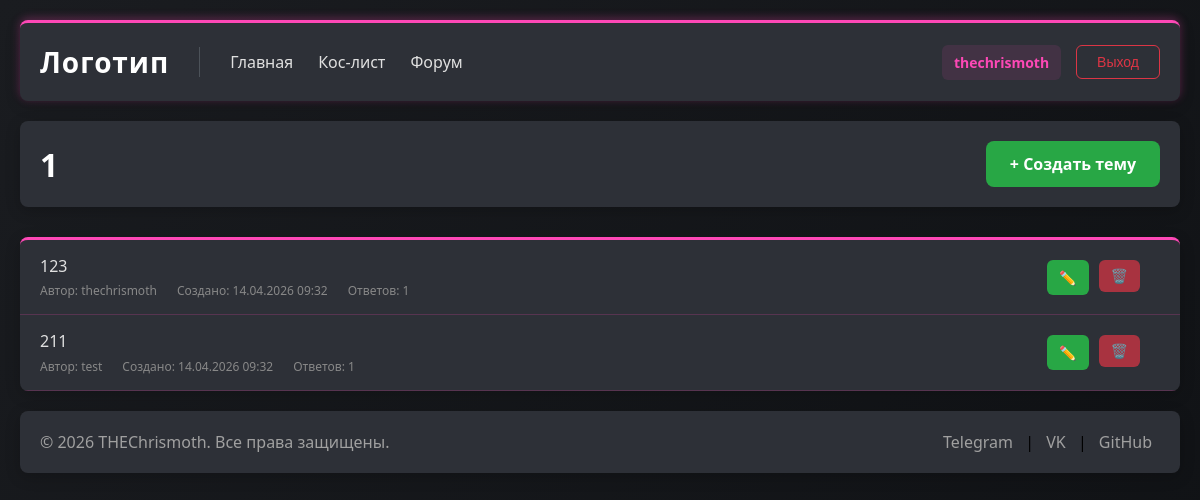
The app's page /subcategory/1/ (signed in) with its own data.
### forum/models.py (models this page shows, shortened)
class SubCategory(models.Model):
    title = models.CharField('Название подкатегории', max_length=100)
    slug = models.SlugField(unique=True)
    category = models.ForeignKey(
        Category,
        on_delete=models.CASCADE,
        related_name='subcategories',
        verbose_name='Категория'
    )
    require_auth = models.BooleanField(
        'Только для авторизованных',
        default=False,
        help_text='Если включено, подкатегорию видят только авторизованные пользователи'
    )
    view_groups = models.ManyToManyField(
        Group,
        blank=True,
        verbose_name='Группы с доступом',
        help_text='Оставьте пустым для доступа всем пользователям (с учетом require_auth)'
    )
    class Meta:
        verbose_name = 'Подкатегорию'
        verbose_name_plural = 'Подкатегории'
        ordering = ['category', 'title']
    def is_visible_to_user(self, user):
        if not self.category.is_visible_to_user(user):
            return False
        if user.is_superuser:
            return True

class Topic(models.Model):
    title = models.CharField('Название темы', max_length=100)
    slug = models.SlugField(unique=True, blank=True)
    author = models.ForeignKey(User, on_delete=models.CASCADE, related_name='topics')
    created_at = models.DateTimeField(auto_now_add=True)
    updated_at = models.DateTimeField(auto_now=True)
    subcategory = models.ForeignKey(
        SubCategory,
        on_delete=models.CASCADE,
        related_name='topics',
        verbose_name='Подкатегории'
    )
    class Meta:
        ordering = ['-updated_at']
        verbose_name = 'Тему'
        verbose_name_plural = 'Темы'

### forum/views.py (the view)
# urls.py: path('subcategory/<slug:slug>/', views.subcategory_detail, name='subcategory_detail'),
def subcategory_detail(request, slug):
    subcategory = get_object_or_404(SubCategory, slug=slug)
    if not subcategory.is_visible_to_user(request.user):
        raise PermissionDenied("У вас нет доступа к этой подкатегории")
    context = {'subcategory': subcategory}
    return render(request, 'forum/subcategory_detail.html', context)

### forum/models.py (called while the page is built, shortened)
    def is_visible_to_user(self, user):
        if user.is_superuser:
            return True

### templates/forum/subcategory_detail.html (shortened to what this page needs)
{% extends 'base.html' %}
{% load static %}
{% block extra_css %}
    <link rel="stylesheet" href="{% static 'forum/css/subcategory.css' %}">
{% endblock %}
{% block content %}
<div class="subcategory-forum-container">
    <div class="subcategory-header">
        <h1 class="subcategory-title-main">{{ subcategory.title }}</h1>
        <a href="{% url 'topic_create' slug=subcategory.slug %}" class="btn-create-topic">+ Создать тему</a>
    </div>
    <div class="topics-block">
        <div class="topics-container">
            {% if subcategory.topics.all %}
                <ul class="topics-list">
                    {% for topic in subcategory.topics.all %}
                        <li class="topic-list-item">
                            <a href="{% url 'topic_detail' slug=topic.slug %}" class="topic-card">
                                <div class="topic-info">
                                    <span class="topic-title">{{ topic.title }}</span>
                                    <div class="topic-meta">
                                        <span>Автор: {{ topic.author.username }}</span>
                                        <span>Создано: {{ topic.created_at|date:"d.m.Y H:i" }}</span>
                                        <span>Ответов: {{ topic.posts.count }}</span>
                                    </div>
                                </div>
                            </a>
                            {% if user == topic.author or user.is_superuser %}
                                <div class="topic-actions">
                                    <a href="{% url 'topic_edit' slug=topic.slug %}" class="btn-edit-topic-list" title="Редактировать тему">✏️</a>
                                    <form method="post" action="{% url 'topic_delete' slug=topic.slug %}" class="topic-delete-form">
                                        <button type="submit" class="btn-delete-topic-list" title="Удалить тему">🗑️</button>
                                    </form>
                                </div>
                            {% endif %}
                        </li>
                    {% endfor %}
                </ul>
            {% else %}
                <div class="no-topics">
                    В этой подкатегории пока нет тем
                </div>
            {% endif %}
        </div>
    </div>
</div>
{% endblock %}

### templates/base.html (shortened to what this page needs)
{% load static %}
<!DOCTYPE html>
<html>
<head>
    <link rel="stylesheet" href="{% static 'css/style.css' %}">
    {% block extra_css %}{% endblock %}
</head>
<body>
    <header>
        <div class="container">
            <div class="header-left">
                <h1><a href="/">Логотип</a></h1>
                <nav>
                    <a href="/">Главная</a>
                    <a href="/koslist">Кос-лист</a>
                    <a href="/">Форум</a>
                </nav>
            </div>
            <div class="header-right">
                {% if user.is_authenticated %}
                    <div class="user-menu">
                        <span class="user-name">{{ user.username }}</span>
                        <form method="post" action="{% url 'logout' %}" class="logout-form">
                            <button type="submit" class="logout-btn">Выход</button>
                        </form>
                    </div>
                {% else %}
                    <div class="auth-buttons">
                        <a href="{% url 'login' %}" class="login-btn">Вход</a>
                    </div>
                {% endif %}
            </div>
        </div>
    </header>
    <main>
        <div class="container">
            {% block content %}
            {% endblock %}
        </div>
    </main>
    <footer>
        <div class="container">
            <p>© 2026 THEChrismoth. Все права защищены.</p>
            <div class="social-links">
                <a href="#">Telegram</a> |
                <a href="#">VK</a> |
                <a href="#">GitHub</a>
            </div>
        </div>
    </footer>
</body>
</html>

### static/css/style.css (style rules this page uses)
* { margin: 0; padding: 0; box-sizing: border-box; }
body { font-family: 'Segoe UI', Tahoma, Geneva, Verdana, sans-serif; background: linear-gradient(135deg, #1a1c20 0%, #0f1114 100%); min-height: 100vh; display: flex; flex-direction: column; align-items: center; padding: 20px; }
.container { max-width: 1600px; margin: 0 auto; padding: 0 20px; }
header { background: #2D3037; border-radius: 8px; margin-bottom: 20px; padding: 20px 0; border-top: 3px solid #FD48B6; box-shadow: 0 -2px 10px rgba(253, 72, 182, 0.3), 0 4px 15px rgba(0, 0, 0, 0.2); transition: all 0.3s ease; width: 100%; max-width: 1600px; }
header .container { display: flex; justify-content: space-between; align-items: center; flex-wrap: wrap; gap: 20px; }
header h1 { color: #ffffff; font-size: 28px; letter-spacing: 1px; }
header h1 a { color: #ffffff; text-decoration: none; }
header nav { display: flex; gap: 25px; }
header nav a { color: #e0e0e0; text-decoration: none; font-weight: 500; transition: color 0.3s ease; }
main { background: rgba(45, 48, 55, 0.6); border-radius: 8px; padding: 30px 0; margin-bottom: 20px; backdrop-filter: blur(10px); width: 100%; max-width: 1600px; }
footer { background: #2D3037; border-radius: 8px; padding: 20px 0; width: 100%; max-width: 1600px; box-shadow: 0 4px 15px rgba(0, 0, 0, 0.2); margin-top: 20px; }
footer .container { display: flex; justify-content: space-between; align-items: center; flex-wrap: wrap; gap: 15px; padding: 0 20px; }
footer p { color: #a0a0a0; }
footer .social-links a { color: #a0a0a0; text-decoration: none; margin: 0 8px; transition: color 0.3s ease; }
.header-left { display: flex; align-items: center; gap: 30px; }
.header-right { display: flex; align-items: center; }
.user-menu { display: flex; align-items: center; gap: 15px; }
.user-name { color: #FD48B6; font-weight: 600; font-size: 14px; padding: 8px 12px; border-radius: 6px; background: rgba(253, 72, 182, 0.1); }
.logout-form { margin: 0; }
.logout-btn { background: transparent; color: #dc3545; border: 1px solid #dc3545; padding: 8px 20px; border-radius: 6px; cursor: pointer; font-weight: 500; font-size: 14px; transition: all 0.3s ease; }

### records on screen
SubCategory: title "1"
Topic: title "123", author.username "thechrismoth", created_at "14.04.2026 09:32", posts.count "1"
Topic: title "211", author.username "test", created_at "14.04.2026 09:32", posts.count "1"

### other values on screen
{{ user.username }} "thechrismoth"
